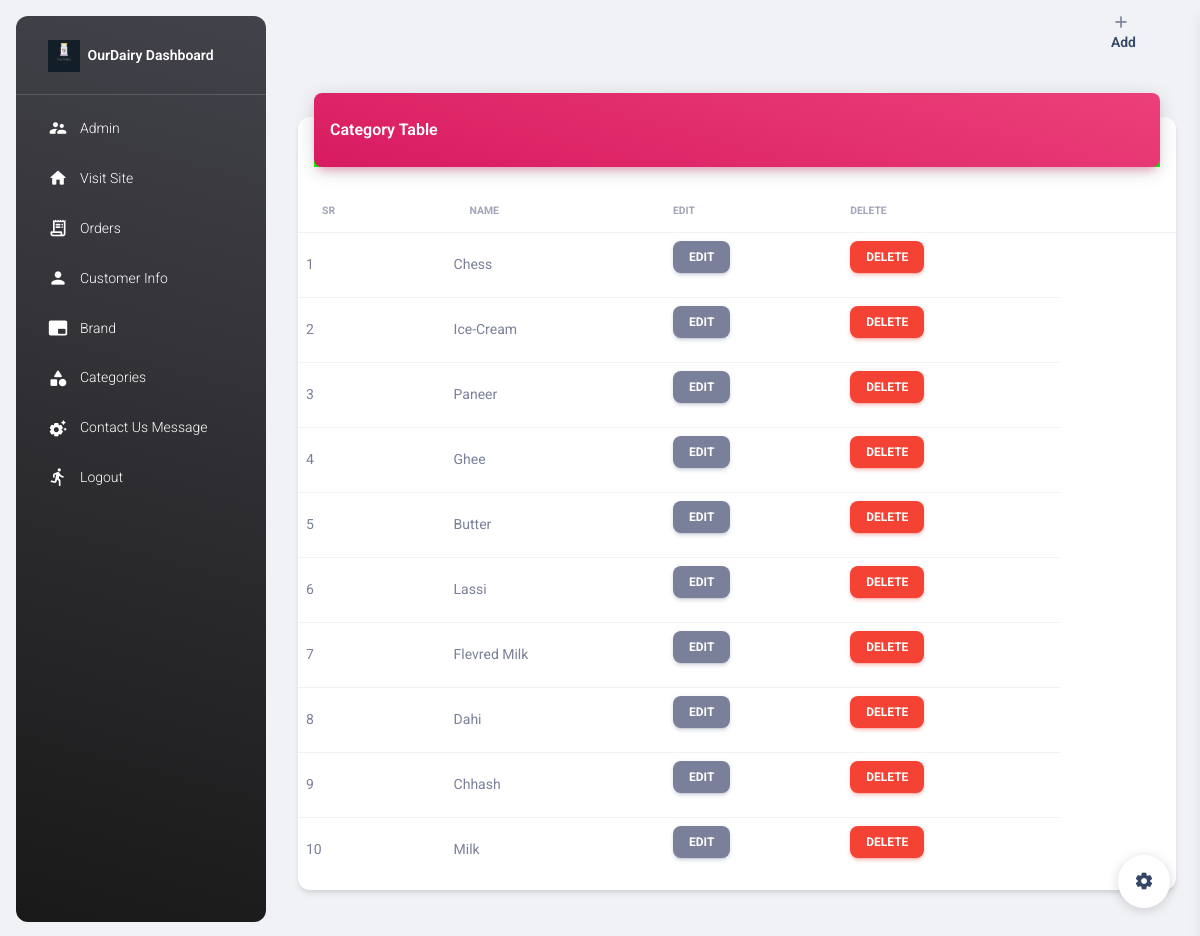
The app's page /subcat (signed in) with its own data.
### main.py (models this page shows, shortened)
class Category(db.Model):# Category Database Model
    id=db.Column(db.Integer, primary_key=True,autoincrement=True)
    name=db.Column(db.String(30), nullable=False,unique=True)

### main.py (the view)
@app.route('/subcat')
def subcat():
    if 'email' not in session:
        flash("pleas login first ","danger")
        return redirect(url_for('login'))
    categories=Category.query.order_by(Category.id.desc()).all()
    return render_template("cat.html",title="Subategoty",categories=categories)

### Templates/cat.html (shortened to what this page needs)
{% extends "admin_base.html" %}
{% block content %}
<div class="container-fluid py-4">
  <div class="row">
    <div class="col-12">
      <div class="card my-4">
        <div class="card-header p-0 position-relative mt-n4 mx-3 z-index-2">
          <div class="bg-gradient-primary shadow-primary border-radius-lg pt-4 pb-3">
            {%if categories%}
            <h6 class="text-white text-capitalize ps-3">Category Table</h6>
            {%else%}
            <h6 class="text-white text-capitalize ps-3">Brand Table</h6>
            {%endif%}
          </div>
        </div>
        <div class="card-body px-0 pb-2">
          <div class="table-responsive p-0">
            <table class="table align-items-center mb-0">
              <thead>
                <tr>
                  <th class="text-uppercase text-secondary text-xxs font-weight-bolder opacity-7">Sr</th>
                  <th class="text-uppercase text-secondary text-xxs font-weight-bolder opacity-7">Name</th>
                  <th class="text-uppercase text-secondary text-xxs font-weight-bolder opacity-7 ps-2">Edit</th>
                  <th class="text-uppercase text-secondary text-xxs font-weight-bolder opacity-7 ps-2">Delete</th>
                  <th class="text-secondary opacity-7"></th>
                </tr>
              </thead>
              <tbody>
        {% if brands %}
          {% for brand in brands %}
          <tr>
            <td>{{loop.index}}</td>
            <td>{{brand.name}}</td>
            <td><a href= "{{ url_for('update',id=brand.id)}}" class="btn btn-sm btn-outline-info"> Edit </a> </td>
            <td>
              <form action="{{url_for('deletecat' , id=brand.id)}}" method="post">
                  <button class="btn btn-sm btn-danger" onclick="return confirm('Are you sure want to Delete this Brand {{brand.name}} ???');"
                  >Delete</button>
                  </form>
            </td>
          </tr>
          {% endfor %}
          {%else%}
          {%for category in categories  %}
          <tr><b>
            <td class="mb-0 text-sm">
              {{loop.index}}
            </td>
            <td class="mb-0 text-sm">
              {{category.name}}
            </td>
            <td class="align-middle">
              <a href="{{ url_for('updatesub',id=category.id)}}"class="btn btn-secondary btn-sm">Edit </a>
            </td>
            <td class="align-middle">
              <form action="{{url_for('deletesubcat' , id=category.id)}}" method="post">
                <button class="btn btn-sm btn-danger" onclick="return confirm('Are you sure want to Delete this Category  {{category.name}} ???');"
                >Delete</button>
                </form>
            </b>
          </tr>
          {% endfor %}
                        </tbody>
                      </table>
                    </div>
                  </div>
                </div>
              </div>
            </div>
        {% endif %}
</div>
{% endblock content %}

### records on screen
Category: name "Chess"
Category: name "Ice-Cream"
Category: name "Paneer"
Category: name "Ghee"
Category: name "Butter"
Category: name "Lassi"
Category: name "Flevred Milk"
Category: name "Dahi"
Category: name "Chhash"
Category: name "Milk"
